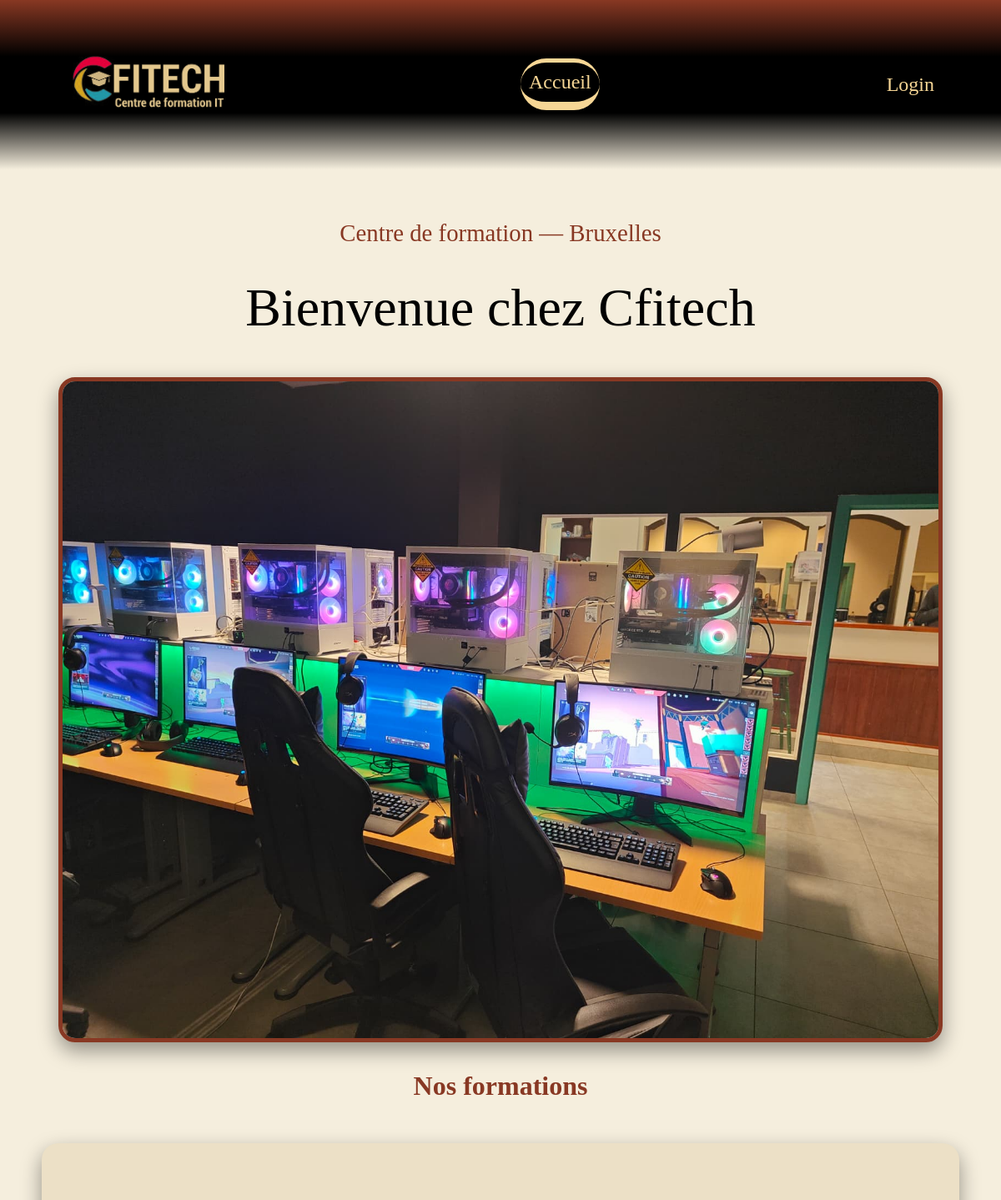
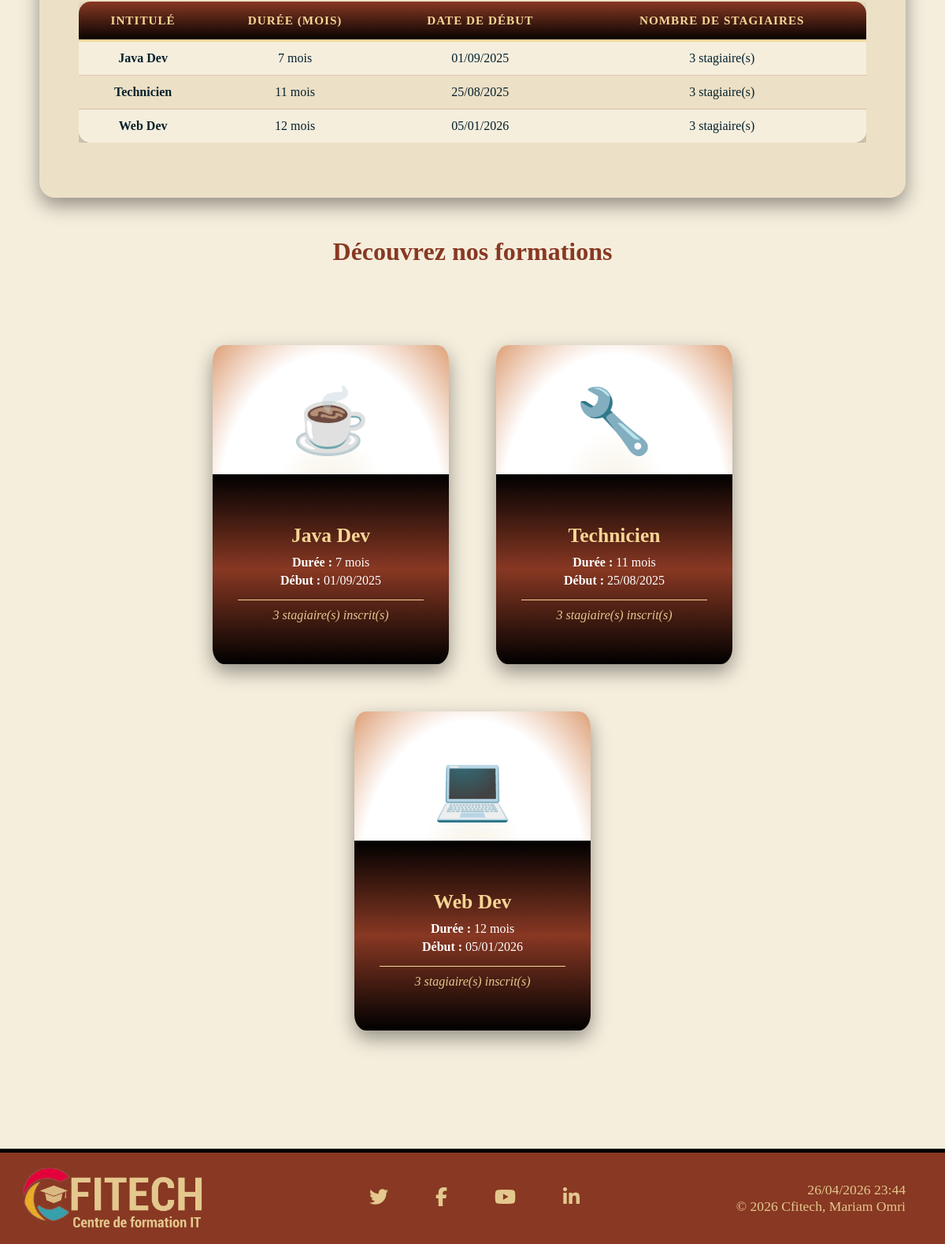
The page / on the database its author committed (2 pictures, top to bottom).
### tables this page shows
CREATE TABLE IF NOT EXISTS `formations` (
  `id` int NOT NULL AUTO_INCREMENT,
  `intitule` varchar(100) NOT NULL,
  `nb_mois` int NOT NULL,
  `date_debut` date NOT NULL,
  PRIMARY KEY (`id`)
);

### functions/authentification.php (called while the page is built, shortened)
<?php
function is_connected(): bool
{
    return !empty($_SESSION['connected']);
}

### classes/Formation.php (called while the page is built, shortened)
<?php
class Formation
{
    private string $intitule;
    private int $nbMois;
    private string $dateDebut;
    public function __construct(int $unId, string $unIntitule, int $unNbMois, string $uneDateDebut)
    {
        $this->intitule = $unIntitule;
        $this->nbMois = $unNbMois;
        $this->dateDebut = $uneDateDebut;
    }
    public function getIntitule(): string
    {
        return $this->intitule;
    }
    public function getNbMois(): int
    {
        return $this->nbMois;
    }
    public function getDateDebutFormatee(): string
    {
        $date = new DateTime($this->dateDebut);
        return $date->format('d/m/Y');
    }
}

### index.php (the view, shortened to what this page needs)
<?php
$nav = "index";
require "./functions/authentification.php";
require "classes/Formation.php";
require "header.php";
try {
    $resultat = $pdo->query('
        SELECT formations.*, COUNT(participe.id_stagiaire) AS nb_stagiaires
        FROM formations
        LEFT JOIN participe ON formations.id = participe.id_formation
        GROUP BY formations.id
        ORDER BY formations.intitule
    ');
    $tabFormations = $resultat->fetchAll(PDO::FETCH_OBJ);
} catch (PDOException $e) {
    die('Erreur : ' . $e->getMessage());
}
$icons = [
    "Web Dev"    => "💻",
    "Technicien" => "🔧",
    "Java Dev"   => "☕"
];
?>
<p class="text">Centre de formation — Bruxelles</p>
<h1>Bienvenue chez Cfitech</h1>
<div class="banner-wrap">
    <img src="assets/img/WhatsApp Image 2026-03-05 at 11.50.05.jpeg" alt="Bienvenue chez Cfitech">
</div>
<h2>Nos formations</h2>
<div class="yellow">
    <div class="table-responsive">
        <table class="table">
            <thead>
                <tr>
                    <th>Intitulé</th>
                    <th>Durée (mois)</th>
                    <th>Date de début</th>
                    <th>Nombre de stagiaires</th>
                </tr>
            </thead>
            <tbody>
                <?php foreach ($tabFormations as $f):
                    $formation = new Formation($f->id, $f->intitule, $f->nb_mois, $f->date_debut);
                ?>
                    <tr>
                        <td><strong><?= htmlspecialchars($formation->getIntitule()) ?></strong></td>
                        <td><?= $formation->getNbMois() ?> mois</td>
                        <td><?= $formation->getDateDebutFormatee() ?></td>
                        <td><?= $f->nb_stagiaires ?> stagiaire(s)</td>
                    </tr>
                <?php endforeach; ?>
            </tbody>
        </table>
    </div>
</div>
<h2>Découvrez nos formations</h2>
<div class="listCard">
    <?php foreach ($tabFormations as $f):
        $formation = new Formation($f->id, $f->intitule, $f->nb_mois, $f->date_debut);
        $icon = isset($icons[$f->intitule]) ? $icons[$f->intitule] : "📚";
    ?>
        <div class="card">
            <div class="formation-icon"><?= $icon ?></div>
            <div class="textCard">
                <h3><?= htmlspecialchars($formation->getIntitule()) ?></h3>
                <p><strong>Durée :</strong> <?= $formation->getNbMois() ?> mois</p>
                <p><strong>Début :</strong> <?= $formation->getDateDebutFormatee() ?></p>
                <p class="nb-stagiaires"><?= $f->nb_stagiaires ?> stagiaire(s) inscrit(s)</p>
            </div>
        </div>
    <?php endforeach; ?>
</div>
<?php require "footer.php"; ?>

### header.php (shortened to what this page needs)
<!doctype html>
<html lang="fr">
<?php
require_once "./functions/authentification.php";
?>
<head>
  <link rel="stylesheet" href="assets/css/style.css">
</head>
<body>
  <div class="wrapper">
    <header>
      <a href="./index.php">
        <img src="assets/img/logo.png" alt="logo Cfitech" class="logo">
      </a>
      <nav>
        <a href="./index.php" class="<?php if (isset($nav) && $nav === "index"): ?>active<?php endif ?>">Accueil</a>
      </nav>
      <nav class="nav-right">
        <?php if (!is_connected()): ?>
          <a href="./login.php" class="<?php if (isset($nav) && $nav === "login"): ?>active<?php endif ?>">Login</a>
        <?php else: ?>
          <span class="user-info">👤 <?= htmlspecialchars($_SESSION['pseudo'] ?? '') ?></span>
          <a href="./logout.php">Logout</a>
        <?php endif; ?>
      </nav>
    </header>
    <main>

### footer.php (shortened to what this page needs)
</main>
<footer>
  <img src="assets/img/logo.png" alt="logo" class="logo">
  <div class="iconf">
    <div class="divIcon">
      <i class="fa-brands fa-twitter z"></i>
    </div>
    <div class="divIcon">
      <i class="fa-brands fa-facebook-f z"></i>
    </div>
    <div class="divIcon">
      <i class="fa-brands fa-youtube z"></i>
    </div>
    <div class="divIcon">
      <i class="fa-brands fa-linkedin-in z"></i>
    </div>
  </div>
  <p>
    <?php
    echo date("d/m/Y H:i");
    ?>
    <br>
    &copy; 2026 Cfitech, Mariam Omri
  </p>
</footer>
</div>
</body>
</html>

### assets/css/style.css (style rules this page uses)
* { margin: 0px; box-sizing: border-box; }
body { background-color: #F5EEDD; font-family: Georgia, 'Times New Roman', serif; min-height: 100vh; }
.wrapper { min-height: 100vh; display: flex; flex-direction: column; }
main { flex: 1; }
header { display: flex; justify-content: space-between; align-items: center; background-image: linear-gradient(#883823, black, black, #F5EEDD); color: white; flex-wrap: wrap; }
.logo { width: 200px; margin: 0px; margin-left: 50px; }
a { color: #F6D695; text-decoration: none; font-size: 1.5rem; border-radius: 50px; padding: 10px; margin: 50px 20px; transition: all 0.3s ease; }
a.active { border-bottom: 10px solid #F6D695; border-top: 5px solid #F6D695; }
header nav { display: flex; align-items: center; flex-wrap: wrap; }
.nav-right { margin-right: 50px; }
h1 { text-align: center; color: black; font-family: 'greatvibes', 'Brush Script MT', cursive; padding: 1rem; font-size: 4rem; margin: 20px; font-weight: lighter; }
h2, h3 { font-family: Georgia, serif; color: #883823; text-align: center; }
h2 { font-size: 2rem; margin: 20px 0; }
h3 { font-size: 1.5rem; margin: 15px 0; }
.text { font-family: 'greatvibes', 'Brush Script MT', cursive; text-align: center; margin: 60px 100px 0; font-size: 1.8rem; color: #883823; }
.banner-wrap { margin: 30px auto; max-width: 1100px; padding: 0 20px; }
.banner-wrap img { width: 100%; height: auto; border-radius: 20px; box-shadow: 0 10px 25px rgba(0, 0, 0, 0.4); border: 5px solid #883823; }
.listCard { display: flex; flex-wrap: wrap; justify-content: center; gap: 60px; margin: 50px; padding: 50px; border-radius: 20px; }
.card { background-image: radial-gradient(#F5EEDD, white, white, #DE9F76); width: 300px; box-shadow: 0 10px 25px rgba(0, 0, 0, 0.4); color: white; overflow: hidden; border-radius: 5%; transition: transform 0.3s ease; }
.card .formation-icon { margin-top: 50px; font-size: 5rem; text-align: center; display: block; transition: 0.4s ease; padding-bottom: 20px; }
.textCard { text-align: center; padding: 3rem 2rem; background-image: linear-gradient(black, #883823, black); }
.textCard h3 { color: #F6D695; font-size: 1.6rem; margin-bottom: 10px; font-family: Georgia, serif; }
.textCard p { color: white; margin: 5px 0; font-size: 1rem; }
.textCard .nb-stagiaires { color: #E4C88E; font-style: italic; font-size: 1rem; margin-top: 15px; padding-top: 10px; border-top: 1px solid #F6D695; }
.yellow { background-color: #ece0c6; margin: 50px; padding: 50px; border-radius: 20px; box-shadow: 0 10px 25px rgba(0, 0, 0, 0.4); }
.table-responsive { width: 100%; overflow-x: auto; margin: 20px 0; }
table.table { width: 100%; border-collapse: separate; border-spacing: 0; background-color: #F5EEDD; border-radius: 15px; overflow: hidden; box-shadow: 0 10px 25px rgba(0, 0, 0, 0.3); font-family: Georgia, serif; }
table.table thead { background-image: linear-gradient(#883823, black); }
table.table thead th { color: #F6D695; padding: 15px 10px; text-align: center; font-size: 0.95rem; border-bottom: 3px solid #F6D695; text-transform: uppercase; letter-spacing: 1px; }
table.table tbody td { padding: 12px 10px; text-align: center; color: #06202B; border-bottom: 1px solid rgba(136, 56, 35, 0.2); }
table.table tbody tr:nth-child(even) { background-color: #ece0c6; }
table.table tbody tr:nth-child(odd) { background-color: #F5EEDD; }
table.table tbody tr:last-child td { border-bottom: none; }
footer { display: flex; justify-content: space-between; align-items: center; background-color: #883823; color: #E4C88E; border-top: 5px solid black; flex-wrap: wrap; padding: 10px 0; margin-top: 50px; }
footer p { margin-right: 50px; font-size: 1.1rem; text-align: right; }
footer .logo { margin-left: 20px; width: 250px; }
.iconf { display: flex; gap: 40px; font-size: 1.5rem; }
.z { color: #E4C88E; border: #E4C88E; }
.divIcon { padding: 10px; color: #E4C88E; cursor: pointer; border-radius: 50px; transition: all 0.3s ease; }

### rows shown on the page
formations: intitule "Java Dev", nb_mois "7", date_debut "01/09/2025", nb_stagiaires "3", intitule "☕"
formations: intitule "Technicien", nb_mois "11", date_debut "25/08/2025", nb_stagiaires "3", intitule "🔧"
formations: intitule "Web Dev", nb_mois "12", date_debut "05/01/2026", nb_stagiaires "3", intitule "💻"
